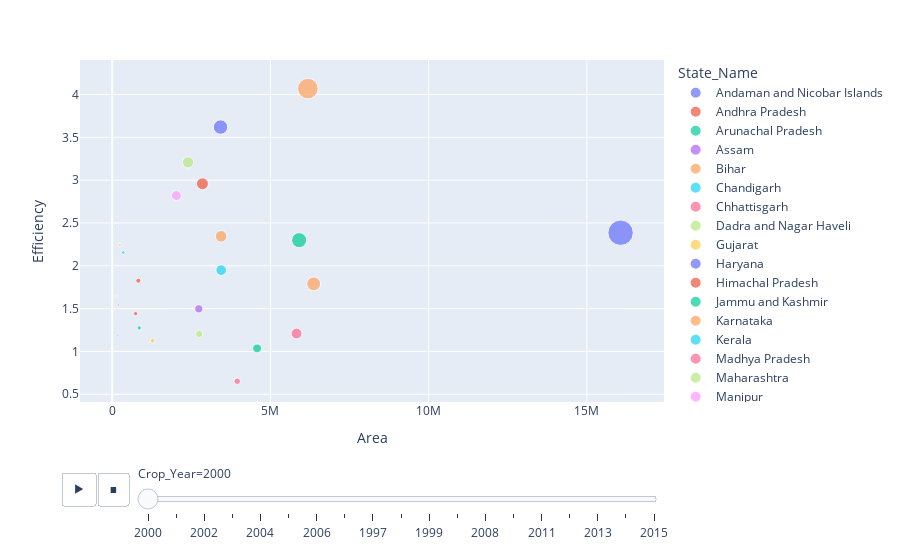

The cell this chart's notebook holds for it:
### Code cell
px.scatter(df_,x="Area",y="Efficiency",size='Production',animation_frame="Crop_Year",animation_group="State_Name",color="State_Name")

### Figure 1 — Plotly figure (JSON) as saved in the notebook; plotly's stock layout.template omitted (floating-point values rounded to 4 significant figures)
{"data": [{"hovertemplate": "State_Name=Andaman and Nicobar Islands<br>Crop_Year=2000<br>Area=%{x}<br>Efficiency=%{y}<br>Production=%{marker.size}<extra></extra>", "ids": ["Andaman and Nicobar Islands"], "legendgroup": "Andaman and Nicobar Islands", "marker": {"color": "#636efa", "size": [32184], "sizemode": "area", "sizeref": 118900.0, "symbol": "circle"}, "mode": "markers", "name": "Andaman and Nicobar Islands", "orientation": "v", "showlegend": true, "type": "scatter", "x": [10881], "xaxis": "x", "y": [2.958], "yaxis": "y"}, {"hovertemplate": "State_Name=Andhra Pradesh<br>Crop_Year=2000<br>Area=%{x}<br>Efficiency=%{y}<br>Production=%{marker.size}<extra></extra>", "ids": ["Andhra Pradesh"], "legendgroup": "Andhra Pradesh", "marker": {"color": "#EF553B", "size": [8440370], "sizemode": "area", "sizeref": 118900.0, "symbol": "circle"}, "mode": "markers", "name": "Andhra Pradesh", "orientation": "v", "showlegend": true, "type": "scatter", "x": [2853487], "xaxis": "x", "y": [2.958], "yaxis": "y"}, {"hovertemplate": "State_Name=Arunachal Pradesh<br>Crop_Year=2000<br>Area=%{x}<br>Efficiency=%{y}<br>Production=%{marker.size}<extra></extra>", "ids": ["Arunachal Pradesh"], "legendgroup": "Arunachal Pradesh", "marker": {"color": "#00cc96", "size": [191213], "sizemode": "area", "sizeref": 118900.0, "symbol": "circle"}, "mode": "markers", "name": "Arunachal Pradesh", "orientation": "v", "showlegend": true, "type": "scatter", "x": [161427], "xaxis": "x", "y": [1.185], "yaxis": "y"}, {"hovertemplate": "State_Name=Assam<br>Crop_Year=2000<br>Area=%{x}<br>Efficiency=%{y}<br>Production=%{marker.size}<extra></extra>", "ids": ["Assam"], "legendgroup": "Assam", "marker": {"color": "#ab63fa", "size": [4098754], "sizemode": "area", "sizeref": 118900.0, "symbol": "circle"}, "mode": "markers", "name": "Assam", "orientation": "v", "showlegend": true, "type": "scatter", "x": [2736719], "xaxis": "x", "y": [1.498], "yaxis": "y"}, {"hovertemplate": "State_Name=Bihar<br>Crop_Year=2000<br>Area=%{x}<br>Efficiency=%{y}<br>Production=%{marker.size}<extra></extra>", "ids": ["Bihar"], "legendgroup": "Bihar", "marker": {"color": "#FFA15A", "size": [11394464], "sizemode": "area", "sizeref": 118900.0, "symbol": "circle"}, "mode": "markers", "name": "Bihar", "orientation": "v", "showlegend": true, "type": "scatter", "x": [6367134], "xaxis": "x", "y": [1.79], "yaxis": "y"}, {"hovertemplate": "State_Name=Chandigarh<br>Crop_Year=2000<br>Area=%{x}<br>Efficiency=%{y}<br>Production=%{marker.size}<extra></extra>", "ids": ["Chandigarh"], "legendgroup": "Chandigarh", "marker": {"color": "#19d3f3", "size": [4225], "sizemode": "area", "sizeref": 118900.0, "symbol": "circle"}, "mode": "markers", "name": "Chandigarh", "orientation": "v", "showlegend": true, "type": "scatter", "x": [1020], "xaxis": "x", "y": [4.142], "yaxis": "y"}, {"hovertemplate": "State_Name=Chhattisgarh<br>Crop_Year=2000<br>Area=%{x}<br>Efficiency=%{y}<br>Production=%{marker.size}<extra></extra>", "ids": ["Chhattisgarh"], "legendgroup": "Chhattisgarh", "marker": {"color": "#FF6692", "size": [2577081], "sizemode": "area", "sizeref": 118900.0, "symbol": "circle"}, "mode": "markers", "name": "Chhattisgarh", "orientation": "v", "showlegend": true, "type": "scatter", "x": [3952137], "xaxis": "x", "y": [0.6521], "yaxis": "y"}, {"hovertemplate": "State_Name=Dadra and Nagar Haveli<br>Crop_Year=2000<br>Area=%{x}<br>Efficiency=%{y}<br>Production=%{marker.size}<extra></extra>", "ids": ["Dadra and Nagar Haveli"], "legendgroup": "Dadra and Nagar Haveli", "marker": {"color": "#B6E880", "size": [32092], "sizemode": "area", "sizeref": 118900.0, "symbol": "circle"}, "mode": "markers", "name": "Dadra and Nagar Haveli", "orientation": "v", "showlegend": true, "type": "scatter", "x": [17353], "xaxis": "x", "y": [1.849], "yaxis": "y"}, {"hovertemplate": "State_Name=Gujarat<br>Crop_Year=2000<br>Area=%{x}<br>Efficiency=%{y}<br>Production=%{marker.size}<extra></extra>", "ids": ["Gujarat"], "legendgroup": "Gujarat", "marker": {"color": "#FECB52", "size": [1434800], "sizemode": "area", "sizeref": 118900.0, "symbol": "circle"}, "mode": "markers", "name": "Gujarat", "orientation": "v", "showlegend": true, "type": "scatter", "x": [1276000], "xaxis": "x", "y": [1.124], "yaxis": "y"}, {"hovertemplate": "State_Name=Haryana<br>Crop_Year=2000<br>Area=%{x}<br>Efficiency=%{y}<br>Production=%{marker.size}<extra></extra>", "ids": ["Haryana"], "legendgroup": "Haryana", "marker": {"color": "#636efa", "size": [12398000], "sizemode": "area", "sizeref": 118900.0, "symbol": "circle"}, "mode": "markers", "name": "Haryana", "orientation": "v", "showlegend": true, "type": "scatter", "x": [3424489], "xaxis": "x", "y": [3.62], "yaxis": "y"}, {"hovertemplate": "State_Name=Himachal Pradesh<br>Crop_Year=2000<br>Area=%{x}<br>Efficiency=%{y}<br>Production=%{marker.size}<extra></extra>", "ids": ["Himachal Pradesh"], "legendgroup": "Himachal Pradesh", "marker": {"color": "#EF553B", "size": [1069854], "sizemode": "area", "sizeref": 118900.0, "symbol": "circle"}, "mode": "markers", "name": "Himachal Pradesh", "orientation": "v", "showlegend": true, "type": "scatter", "x": [742231], "xaxis": "x", "y": [1.441], "yaxis": "y"}, {"hovertemplate": "State_Name=Jammu and Kashmir <br>Crop_Year=2000<br>Area=%{x}<br>Efficiency=%{y}<br>Production=%{marker.size}<extra></extra>", "ids": ["Jammu and Kashmir "], "legendgroup": "Jammu and Kashmir ", "marker": {"color": "#00cc96", "size": [1090000.0], "sizemode": "area", "sizeref": 118900.0, "symbol": "circle"}, "mode": "markers", "name": "Jammu and Kashmir ", "orientation": "v", "showlegend": true, "type": "scatter", "x": [855227], "xaxis": "x", "y": [1.274], "yaxis": "y"}, {"hovertemplate": "State_Name=Karnataka<br>Crop_Year=2000<br>Area=%{x}<br>Efficiency=%{y}<br>Production=%{marker.size}<extra></extra>", "ids": ["Karnataka"], "legendgroup": "Karnataka", "marker": {"color": "#FFA15A", "size": [8067592], "sizemode": "area", "sizeref": 118900.0, "symbol": "circle"}, "mode": "markers", "name": "Karnataka", "orientation": "v", "showlegend": true, "type": "scatter", "x": [3441312], "xaxis": "x", "y": [2.344], "yaxis": "y"}, {"hovertemplate": "State_Name=Kerala<br>Crop_Year=2000<br>Area=%{x}<br>Efficiency=%{y}<br>Production=%{marker.size}<extra></extra>", "ids": ["Kerala"], "legendgroup": "Kerala", "marker": {"color": "#19d3f3", "size": [752910], "sizemode": "area", "sizeref": 118900.0, "symbol": "circle"}, "mode": "markers", "name": "Kerala", "orientation": "v", "showlegend": true, "type": "scatter", "x": [349410], "xaxis": "x", "y": [2.155], "yaxis": "y"}, {"hovertemplate": "State_Name=Madhya Pradesh<br>Crop_Year=2000<br>Area=%{x}<br>Efficiency=%{y}<br>Production=%{marker.size}<extra></extra>", "ids": ["Madhya Pradesh"], "legendgroup": "Madhya Pradesh", "marker": {"color": "#FF6692", "size": [7048000.0], "sizemode": "area", "sizeref": 118900.0, "symbol": "circle"}, "mode": "markers", "name": "Madhya Pradesh", "orientation": "v", "showlegend": true, "type": "scatter", "x": [5827548], "xaxis": "x", "y": [1.209], "yaxis": "y"}, {"hovertemplate": "State_Name=Maharashtra<br>Crop_Year=2000<br>Area=%{x}<br>Efficiency=%{y}<br>Production=%{marker.size}<extra></extra>", "ids": ["Maharashtra"], "legendgroup": "Maharashtra", "marker": {"color": "#B6E880", "size": [3309500], "sizemode": "area", "sizeref": 118900.0, "symbol": "circle"}, "mode": "markers", "name": "Maharashtra", "orientation": "v", "showlegend": true, "type": "scatter", "x": [2749300], "xaxis": "x", "y": [1.204], "yaxis": "y"}, {"hovertemplate": "State_Name=Manipur<br>Crop_Year=2000<br>Area=%{x}<br>Efficiency=%{y}<br>Production=%{marker.size}<extra></extra>", "ids": ["Manipur"], "legendgroup": "Manipur", "marker": {"color": "#FF97FF", "size": [392610], "sizemode": "area", "sizeref": 118900.0, "symbol": "circle"}, "mode": "markers", "name": "Manipur", "orientation": "v", "showlegend": true, "type": "scatter", "x": [161560], "xaxis": "x", "y": [2.43], "yaxis": "y"}, {"hovertemplate": "State_Name=Meghalaya<br>Crop_Year=2000<br>Area=%{x}<br>Efficiency=%{y}<br>Production=%{marker.size}<extra></extra>", "ids": ["Meghalaya"], "legendgroup": "Meghalaya", "marker": {"color": "#FECB52", "size": [210184], "sizemode": "area", "sizeref": 118900.0, "symbol": "circle"}, "mode": "markers", "name": "Meghalaya", "orientation": "v", "showlegend": true, "type": "scatter", "x": [127781], "xaxis": "x", "y": [1.645], "yaxis": "y"}, {"hovertemplate": "State_Name=Mizoram<br>Crop_Year=2000<br>Area=%{x}<br>Efficiency=%{y}<br>Production=%{marker.size}<extra></extra>", "ids": ["Mizoram"], "legendgroup": "Mizoram", "marker": {"color": "#636efa", "size": [120109], "sizemode": "area", "sizeref": 118900.0, "symbol": "circle"}, "mode": "markers", "name": "Mizoram", "orientation": "v", "showlegend": true, "type": "scatter", "x": [58482], "xaxis": "x", "y": [2.054], "yaxis": "y"}, {"hovertemplate": "State_Name=Nagaland<br>Crop_Year=2000<br>Area=%{x}<br>Efficiency=%{y}<br>Production=%{marker.size}<extra></extra>", "ids": ["Nagaland"], "legendgroup": "Nagaland", "marker": {"color": "#EF553B", "size": [295830], "sizemode": "area", "sizeref": 118900.0, "symbol": "circle"}, "mode": "markers", "name": "Nagaland", "orientation": "v", "showlegend": true, "type": "scatter", "x": [191680], "xaxis": "x", "y": [1.543], "yaxis": "y"}, {"hovertemplate": "State_Name=Odisha<br>Crop_Year=2000<br>Area=%{x}<br>Efficiency=%{y}<br>Production=%{marker.size}<extra></extra>", "ids": ["Odisha"], "legendgroup": "Odisha", "marker": {"color": "#00cc96", "size": [4742000.0], "sizemode": "area", "sizeref": 118900.0, "symbol": "circle"}, "mode": "markers", "name": "Odisha", "orientation": "v", "showlegend": true, "type": "scatter", "x": [4580691], "xaxis": "x", "y": [1.035], "yaxis": "y"}, {"hovertemplate": "State_Name=Puducherry<br>Crop_Year=2000<br>Area=%{x}<br>Efficiency=%{y}<br>Production=%{marker.size}<extra></extra>", "ids": ["Puducherry"], "legendgroup": "Puducherry", "marker": {"color": "#ab63fa", "size": [103882], "sizemode": "area", "sizeref": 118900.0, "symbol": "circle"}, "mode": "markers", "name": "Puducherry", "orientation": "v", "showlegend": true, "type": "scatter", "x": [42904], "xaxis": "x", "y": [2.421], "yaxis": "y"}, {"hovertemplate": "State_Name=Punjab<br>Crop_Year=2000<br>Area=%{x}<br>Efficiency=%{y}<br>Production=%{marker.size}<extra></extra>", "ids": ["Punjab"], "legendgroup": "Punjab", "marker": {"color": "#FFA15A", "size": [25166000], "sizemode": "area", "sizeref": 118900.0, "symbol": "circle"}, "mode": "markers", "name": "Punjab", "orientation": "v", "showlegend": true, "type": "scatter", "x": [6184000], "xaxis": "x", "y": [4.07], "yaxis": "y"}, {"hovertemplate": "State_Name=Rajasthan<br>Crop_Year=2000<br>Area=%{x}<br>Efficiency=%{y}<br>Production=%{marker.size}<extra></extra>", "ids": ["Rajasthan"], "legendgroup": "Rajasthan", "marker": {"color": "#19d3f3", "size": [6718142], "sizemode": "area", "sizeref": 118900.0, "symbol": "circle"}, "mode": "markers", "name": "Rajasthan", "orientation": "v", "showlegend": true, "type": "scatter", "x": [3445810], "xaxis": "x", "y": [1.95], "yaxis": "y"}, {"hovertemplate": "State_Name=Sikkim<br>Crop_Year=2000<br>Area=%{x}<br>Efficiency=%{y}<br>Production=%{marker.size}<extra></extra>", "ids": ["Sikkim"], "legendgroup": "Sikkim", "marker": {"color": "#FF6692", "size": [91072], "sizemode": "area", "sizeref": 118900.0, "symbol": "circle"}, "mode": "markers", "name": "Sikkim", "orientation": "v", "showlegend": true, "type": "scatter", "x": [62336], "xaxis": "x", "y": [1.461], "yaxis": "y"}, {"hovertemplate": "State_Name=Tamil Nadu<br>Crop_Year=2000<br>Area=%{x}<br>Efficiency=%{y}<br>Production=%{marker.size}<extra></extra>", "ids": ["Tamil Nadu"], "legendgroup": "Tamil Nadu", "marker": {"color": "#B6E880", "size": [7694908], "sizemode": "area", "sizeref": 118900.0, "symbol": "circle"}, "mode": "markers", "name": "Tamil Nadu", "orientation": "v", "showlegend": true, "type": "scatter", "x": [2398414], "xaxis": "x", "y": [3.208], "yaxis": "y"}, {"hovertemplate": "State_Name=Telangana <br>Crop_Year=2000<br>Area=%{x}<br>Efficiency=%{y}<br>Production=%{marker.size}<extra></extra>", "ids": ["Telangana "], "legendgroup": "Telangana ", "marker": {"color": "#FF97FF", "size": [5726611], "sizemode": "area", "sizeref": 118900.0, "symbol": "circle"}, "mode": "markers", "name": "Telangana ", "orientation": "v", "showlegend": true, "type": "scatter", "x": [2030419], "xaxis": "x", "y": [2.82], "yaxis": "y"}, {"hovertemplate": "State_Name=Tripura<br>Crop_Year=2000<br>Area=%{x}<br>Efficiency=%{y}<br>Production=%{marker.size}<extra></extra>", "ids": ["Tripura"], "legendgroup": "Tripura", "marker": {"color": "#FECB52", "size": [551330], "sizemode": "area", "sizeref": 118900.0, "symbol": "circle"}, "mode": "markers", "name": "Tripura", "orientation": "v", "showlegend": true, "type": "scatter", "x": [245715], "xaxis": "x", "y": [2.244], "yaxis": "y"}, {"hovertemplate": "State_Name=Uttar Pradesh<br>Crop_Year=2000<br>Area=%{x}<br>Efficiency=%{y}<br>Production=%{marker.size}<extra></extra>", "ids": ["Uttar Pradesh"], "legendgroup": "Uttar Pradesh", "marker": {"color": "#636efa", "size": [38341535], "sizemode": "area", "sizeref": 118900.0, "symbol": "circle"}, "mode": "markers", "name": "Uttar Pradesh", "orientation": "v", "showlegend": true, "type": "scatter", "x": [16067303], "xaxis": "x", "y": [2.386], "yaxis": "y"}, {"hovertemplate": "State_Name=Uttarakhand<br>Crop_Year=2000<br>Area=%{x}<br>Efficiency=%{y}<br>Production=%{marker.size}<extra></extra>", "ids": ["Uttarakhand"], "legendgroup": "Uttarakhand", "marker": {"color": "#EF553B", "size": [1510375], "sizemode": "area", "sizeref": 118900.0, "symbol": "circle"}, "mode": "markers", "name": "Uttarakhand", "orientation": "v", "showlegend": true, "type": "scatter", "x": [827210], "xaxis": "x", "y": [1.826], "yaxis": "y"}, {"hovertemplate": "State_Name=West Bengal<br>Crop_Year=2000<br>Area=%{x}<br>Efficiency=%{y}<br>Production=%{marker.size}<extra></extra>", "ids": ["West Bengal"], "legendgroup": "West Bengal", "marker": {"color": "#00cc96", "size": [13589154], "sizemode": "area", "sizeref": 118900.0, "symbol": "circle"}, "mode": "markers", "name": "West Bengal", "orientation": "v", "showlegend": true, "type": "scatter", "x": [5909241], "xaxis": "x", "y": [2.3], "yaxis": "y"}], "layout": {"legend": {"itemsizing": "constant", "title": {"text": "State_Name"}, "tracegroupgap": 0}, "margin": {"t": 60}, "sliders": [{"active": 0, "currentvalue": {"prefix": "Crop_Year="}, "len": 0.9, "pad": {"b": 10, "t": 60}, "steps": [{"args": [["2000"], {"frame": {"duration": 0, "redraw": false}, "fromcurrent": true, "mode": "immediate", "transition": {"duration": 0, "easing": "linear"}}], "label": "2000", "method": "animate"}, {"args": [["2001"], {"frame": {"duration": 0, "redraw": false}, "fromcurrent": true, "mode": "immediate", "transition": {"duration": 0, "easing": "linear"}}], "label": "2001", "method": "animate"}, {"args": [["2002"], {"frame": {"duration": 0, "redraw": false}, "fromcurrent": true, "mode": "immediate", "transition": {"duration": 0, "easing": "linear"}}], "label": "2002", "method": "animate"}, {"args": [["2003"], {"frame": {"duration": 0, "redraw": false}, "fromcurrent": true, "mode": "immediate", "transition": {"duration": 0, "easing": "linear"}}], "label": "2003", "method": "animate"}, {"args": [["2004"], {"frame": {"duration": 0, "redraw": false}, "fromcurrent": true, "mode": "immediate", "transition": {"duration": 0, "easing": "linear"}}], "label": "2004", "method": "animate"}, {"args": [["2005"], {"frame": {"duration": 0, "redraw": false}, "fromcurrent": true, "mode": "immediate", "transition": {"duration": 0, "easing": "linear"}}], "label": "2005", "method": "animate"}, {"args": [["2006"], {"frame": {"duration": 0, "redraw": false}, "fromcurrent": true, "mode": "immediate", "transition": {"duration": 0, "easing": "linear"}}], "label": "2006", "method": "animate"}, {"args": [["2010"], {"frame": {"duration": 0, "redraw": false}, "fromcurrent": true, "mode": "immediate", "transition": {"duration": 0, "easing": "linear"}}], "label": "2010", "method": "animate"}, {"args": [["1997"], {"frame": {"duration": 0, "redraw": false}, "fromcurrent": true, "mode": "immediate", "transition": {"duration": 0, "easing": "linear"}}], "label": "1997", "method": "animate"}, {"args": [["1998"], {"frame": {"duration": 0, "redraw": false}, "fromcurrent": true, "mode": "immediate", "transition": {"duration": 0, "easing": "linear"}}], "label": "1998", "method": "animate"}, {"args": [["1999"], {"frame": {"duration": 0, "redraw": false}, "fromcurrent": true, "mode": "immediate", "transition": {"duration": 0, "easing": "linear"}}], "label": "1999", "method": "animate"}, {"args": [["2007"], {"frame": {"duration": 0, "redraw": false}, "fromcurrent": true, "mode": "immediate", "transition": {"duration": 0, "easing": "linear"}}], "label": "2007", "method": "animate"}, {"args": [["2008"], {"frame": {"duration": 0, "redraw": false}, "fromcurrent": true, "mode": "immediate", "transition": {"duration": 0, "easing": "linear"}}], "label": "2008", "method": "animate"}, {"args": [["2009"], {"frame": {"duration": 0, "redraw": false}, "fromcurrent": true, "mode": "immediate", "transition": {"duration": 0, "easing": "linear"}}], "label": "2009", "method": "animate"}, {"args": [["2011"], {"frame": {"duration": 0, "redraw": false}, "fromcurrent": true, "mode": "immediate", "transition": {"duration": 0, "easing": "linear"}}], "label": "2011", "method": "animate"}, {"args": [["2012"], {"frame": {"duration": 0, "redraw": false}, "fromcurrent": true, "mode": "immediate", "transition": {"duration": 0, "easing": "linear"}}], "label": "2012", "method": "animate"}, {"args": [["2013"], {"frame": {"duration": 0, "redraw": false}, "fromcurrent": true, "mode": "immediate", "transition": {"duration": 0, "easing": "linear"}}], "label": "2013", "method": "animate"}, {"args": [["2014"], {"frame": {"duration": 0, "redraw": false}, "fromcurrent": true, "mode": "immediate", "transition": {"duration": 0, "easing": "linear"}}], "label": "2014", "method": "animate"}, {"args": [["2015"], {"frame": {"duration": 0, "redraw": false}, "fromcurrent": true, "mode": "immediate", "transition": {"duration": 0, "easing": "linear"}}], "label": "2015", "method": "animate"}], "x": 0.1, "xanchor": "left", "y": 0, "yanchor": "top"}], "updatemenus": [{"buttons": [{"args": [null, {"frame": {"duration": 500, "redraw": false}, "fromcurrent": true, "mode": "immediate", "transition": {"duration": 500, "easing": "linear"}}], "label": "&#9654;", "method": "animate"}, {"args": [[null], {"frame": {"duration": 0, "redraw": false}, "fromcurrent": true, "mode": "immediate", "transition": {"duration": 0, "easing": "linear"}}], "label": "&#9724;", "method": "animate"}], "direction": "left", "pad": {"r": 10, "t": 70}, "showactive": false, "type": "buttons", "x": 0.1, "xanchor": "right", "y": 0, "yanchor": "top"}], "xaxis": {"anchor": "y", "domain": [0, 1], "title": {"text": "Area"}}, "yaxis": {"anchor": "x", "domain": [0, 1], "title": {"text": "Efficiency"}}}}
